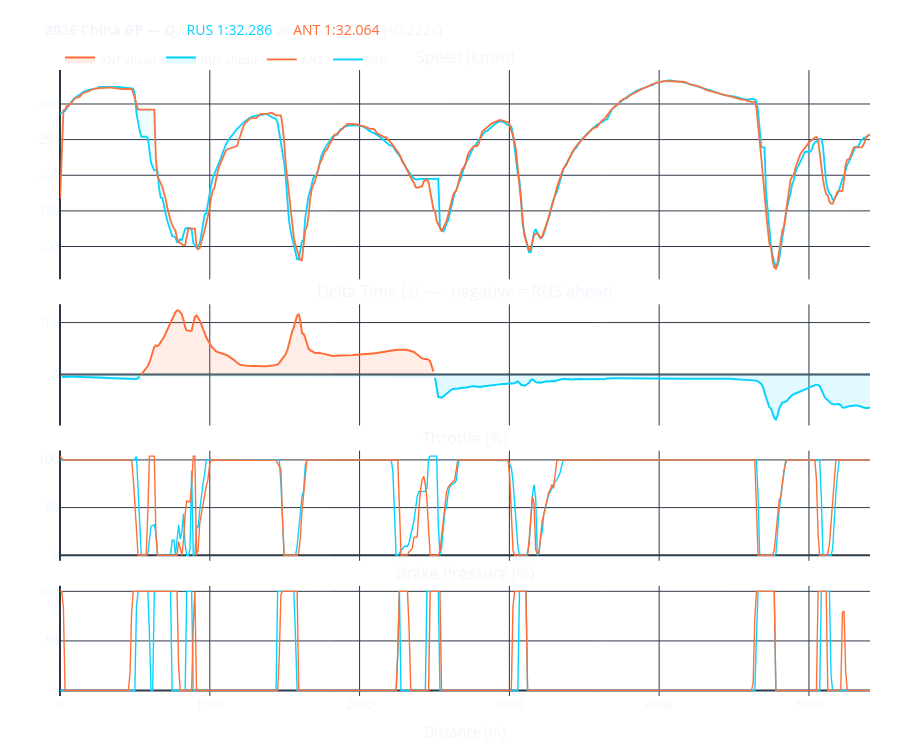

Here is the notebook cell this chart was saved with:
### Markdown cell above
## Cell 5 — Visualizations

Four stacked interactive charts with a shared X axis (track distance).  
Hover to inspect exact values at any point on track. Zoom and pan freely.

### Code cell
fig = make_subplots(
    rows=4, cols=1,
    shared_xaxes=True,
    row_heights=[0.38, 0.22, 0.20, 0.20],
    vertical_spacing=0.04,
    subplot_titles=[
        'Speed (km/h)',
        f'Delta Time (s)  —  negative = {DRIVER_1} ahead',
        'Throttle (%)',
        'Brake Pressure (%)',
    ]
)

dist = df['Distance'].values

def add_sector_shading(fig, sector_bounds, total_dist, n_rows=4):
    """Add alternating sector shading and dashed boundary lines."""
    fill_colors = ['rgba(255,255,255,0.03)', 'rgba(255,255,255,0.0)', 'rgba(255,255,255,0.03)']
    starts = [0] + sector_bounds
    ends   = sector_bounds + [total_dist]
    for row in range(1, n_rows + 1):
        for i, (s, e) in enumerate(zip(starts, ends)):
            fig.add_vrect(x0=s, x1=e, fillcolor=fill_colors[i], line_width=0, row=row, col=1)
        for b in sector_bounds:
            fig.add_vline(x=b, line_dash='dot', line_color='rgba(255,255,255,0.15)', line_width=1, row=row, col=1)
    return fig


# Row 1 — Speed traces with fill between curves
fig.add_trace(go.Scatter(
    x=dist, y=df['Speed_D1'], name=DRIVER_1,
    line=dict(color=COLOR_D1, width=1.8), hovertemplate='%{y:.0f} km/h'
), row=1, col=1)
fig.add_trace(go.Scatter(
    x=dist, y=df['Speed_D2'], name=DRIVER_2,
    line=dict(color=COLOR_D2, width=1.8), hovertemplate='%{y:.0f} km/h'
), row=1, col=1)
fig.add_trace(go.Scatter(
    x=dist, y=df['Speed_D1'],
    fill=None, mode='lines', line=dict(width=0), showlegend=False, hoverinfo='skip'
), row=1, col=1)
fig.add_trace(go.Scatter(
    x=dist, y=df['Speed_D2'],
    fill='tonexty', fillcolor='rgba(0,210,255,0.07)',
    mode='lines', line=dict(width=0), showlegend=False, hoverinfo='skip'
), row=1, col=1)

# Row 2 — Cumulative delta, coloured by which driver is ahead
delta_d1_ahead = np.where(df['Delta'] < 0,  df['Delta'], np.nan)
delta_d2_ahead = np.where(df['Delta'] >= 0, df['Delta'], np.nan)

fig.add_trace(go.Scatter(
    x=dist, y=delta_d1_ahead, name=f'{DRIVER_1} ahead',
    line=dict(color=COLOR_D1, width=2),
    fill='tozeroy', fillcolor='rgba(0,210,255,0.12)',
    hovertemplate='%{y:.3f}s'
), row=2, col=1)
fig.add_trace(go.Scatter(
    x=dist, y=delta_d2_ahead, name=f'{DRIVER_2} ahead',
    line=dict(color=COLOR_D2, width=2),
    fill='tozeroy', fillcolor='rgba(255,107,53,0.12)',
    hovertemplate='%{y:.3f}s'
), row=2, col=1)
fig.add_hline(y=0, line_dash='solid', line_color='rgba(255,255,255,0.2)', line_width=0.8, row=2, col=1)

# Row 3 — Throttle
fig.add_trace(go.Scatter(
    x=dist, y=df['Throttle_D1'],
    line=dict(color=COLOR_D1, width=1.4), showlegend=False, hovertemplate='%{y:.0f}%'
), row=3, col=1)
fig.add_trace(go.Scatter(
    x=dist, y=df['Throttle_D2'],
    line=dict(color=COLOR_D2, width=1.4), showlegend=False, hovertemplate='%{y:.0f}%'
), row=3, col=1)

# Row 4 — Brake
fig.add_trace(go.Scatter(
    x=dist, y=df['Brake_D1'].astype(float) * 100,
    line=dict(color=COLOR_D1, width=1.4), showlegend=False, hovertemplate='%{y:.0f}%'
), row=4, col=1)
fig.add_trace(go.Scatter(
    x=dist, y=df['Brake_D2'].astype(float) * 100,
    line=dict(color=COLOR_D2, width=1.4), showlegend=False, hovertemplate='%{y:.0f}%'
), row=4, col=1)

fig = add_sector_shading(fig, sector_bounds, total_dist)

# Sector labels along the top of the speed chart
sector_midpoints = [
    (0 + sector_bounds[0]) / 2,
    (sector_bounds[0] + sector_bounds[1]) / 2,
    (sector_bounds[1] + total_dist) / 2
]
for i, mid in enumerate(sector_midpoints):
    fig.add_annotation(
        x=mid, y=1.06, text=f'S{i+1}',
        xref='x1', yref='paper',
        showarrow=False,
        font=dict(color='rgba(255,255,255,0.4)', size=10)
    )

fig.update_layout(
    template=CHART_THEME,
    title=dict(
        text=(
            f'<b>{YEAR} {GRAND_PRIX} GP — {SESSION_TYPE}</b>   '
            f'<span style="color:{COLOR_D1}">{DRIVER_1} {format_laptime(t1)}</span> '
            f'vs '
            f'<span style="color:{COLOR_D2}">{DRIVER_2} {format_laptime(t2)}</span> '
            f'({sign}{delta_total:.3f}s)'
        ),
        font=dict(size=14)
    ),
    height=750,
    margin=dict(l=60, r=30, t=70, b=50),
    hovermode='x unified',
    legend=dict(orientation='h', x=0, y=1.04, font=dict(size=11)),
    plot_bgcolor='rgba(0,0,0,0)',
    paper_bgcolor='rgba(0,0,0,0)'
)
fig.update_xaxes(title_text='Distance (m)', row=4, col=1)

fig.show()

if SAVE_HTML:
    fname = EXPORT_DIR / f'{YEAR}_{GRAND_PRIX}_{SESSION_TYPE}_{DRIVER_1}_vs_{DRIVER_2}.html'
    fig.write_html(str(fname))
    print(f'Saved: {fname.resolve()}')

### Figure 1 — Plotly figure (JSON) as saved in the notebook; plotly's stock layout.template omitted (floating-point values rounded to 4 significant figures; data arrays with more than 128 entries replaced by an {"elided": "..."} marker saying what was removed)
{"data": [{"hovertemplate": "%{y:.0f} km/h", "line": {"color": "#00d2ff", "width": 1.8}, "name": "RUS", "x": {"elided": "500 float values"}, "y": {"elided": "500 float values"}, "type": "scatter", "xaxis": "x", "yaxis": "y"}, {"hovertemplate": "%{y:.0f} km/h", "line": {"color": "#ff6b35", "width": 1.8}, "name": "ANT", "x": {"elided": "500 float values"}, "y": {"elided": "500 float values"}, "type": "scatter", "xaxis": "x", "yaxis": "y"}, {"hoverinfo": "skip", "line": {"width": 0}, "mode": "lines", "showlegend": false, "x": {"elided": "500 float values"}, "y": {"elided": "500 float values"}, "type": "scatter", "xaxis": "x", "yaxis": "y"}, {"fill": "tonexty", "fillcolor": "rgba(0,210,255,0.07)", "hoverinfo": "skip", "line": {"width": 0}, "mode": "lines", "showlegend": false, "x": {"elided": "500 float values"}, "y": {"elided": "500 float values"}, "type": "scatter", "xaxis": "x", "yaxis": "y"}, {"fill": "tozeroy", "fillcolor": "rgba(0,210,255,0.12)", "hovertemplate": "%{y:.3f}s", "line": {"color": "#00d2ff", "width": 2}, "name": "RUS ahead", "x": {"elided": "500 float values"}, "y": {"elided": "500 float values"}, "type": "scatter", "xaxis": "x2", "yaxis": "y2"}, {"fill": "tozeroy", "fillcolor": "rgba(255,107,53,0.12)", "hovertemplate": "%{y:.3f}s", "line": {"color": "#ff6b35", "width": 2}, "name": "ANT ahead", "x": {"elided": "500 float values"}, "y": {"elided": "500 float values"}, "type": "scatter", "xaxis": "x2", "yaxis": "y2"}, {"hovertemplate": "%{y:.0f}%", "line": {"color": "#00d2ff", "width": 1.4}, "showlegend": false, "x": {"elided": "500 float values"}, "y": {"elided": "500 float values"}, "type": "scatter", "xaxis": "x3", "yaxis": "y3"}, {"hovertemplate": "%{y:.0f}%", "line": {"color": "#ff6b35", "width": 1.4}, "showlegend": false, "x": {"elided": "500 float values"}, "y": {"elided": "500 float values"}, "type": "scatter", "xaxis": "x3", "yaxis": "y3"}, {"hovertemplate": "%{y:.0f}%", "line": {"color": "#00d2ff", "width": 1.4}, "showlegend": false, "x": {"elided": "500 float values"}, "y": {"elided": "500 float values"}, "type": "scatter", "xaxis": "x4", "yaxis": "y4"}, {"hovertemplate": "%{y:.0f}%", "line": {"color": "#ff6b35", "width": 1.4}, "showlegend": false, "x": {"elided": "500 float values"}, "y": {"elided": "500 float values"}, "type": "scatter", "xaxis": "x4", "yaxis": "y4"}], "layout": {"xaxis": {"anchor": "y", "domain": [0.0, 1.0], "matches": "x4", "showticklabels": false}, "yaxis": {"anchor": "x", "domain": [0.6656, 1.0]}, "xaxis2": {"anchor": "y2", "domain": [0.0, 1.0], "matches": "x4", "showticklabels": false}, "yaxis2": {"anchor": "x2", "domain": [0.432, 0.6256]}, "xaxis3": {"anchor": "y3", "domain": [0.0, 1.0], "matches": "x4", "showticklabels": false}, "yaxis3": {"anchor": "x3", "domain": [0.216, 0.392]}, "xaxis4": {"anchor": "y4", "domain": [0.0, 1.0], "title": {"text": "Distance (m)"}}, "yaxis4": {"anchor": "x4", "domain": [0.0, 0.176]}, "annotations": [{"font": {"size": 16}, "showarrow": false, "text": "Speed (km/h)", "x": 0.5, "xanchor": "center", "xref": "paper", "y": 1.0, "yanchor": "bottom", "yref": "paper"}, {"font": {"size": 16}, "showarrow": false, "text": "Delta Time (s)  —  negative = RUS ahead", "x": 0.5, "xanchor": "center", "xref": "paper", "y": 0.6256, "yanchor": "bottom", "yref": "paper"}, {"font": {"size": 16}, "showarrow": false, "text": "Throttle (%)", "x": 0.5, "xanchor": "center", "xref": "paper", "y": 0.392, "yanchor": "bottom", "yref": "paper"}, {"font": {"size": 16}, "showarrow": false, "text": "Brake Pressure (%)", "x": 0.5, "xanchor": "center", "xref": "paper", "y": 0.176, "yanchor": "bottom", "yref": "paper"}, {"font": {"color": "rgba(255,255,255,0.4)", "size": 10}, "showarrow": false, "text": "S1", "x": 901.3, "xref": "x", "y": 1.06, "yref": "paper"}, {"font": {"color": "rgba(255,255,255,0.4)", "size": 10}, "showarrow": false, "text": "S2", "x": 2704.0, "xref": "x", "y": 1.06, "yref": "paper"}, {"font": {"color": "rgba(255,255,255,0.4)", "size": 10}, "showarrow": false, "text": "S3", "x": 4506.0, "xref": "x", "y": 1.06, "yref": "paper"}], "shapes": [{"line": {"color": "rgba(255,255,255,0.2)", "dash": "solid", "width": 0.8}, "type": "line", "x0": 0, "x1": 1, "xref": "x2 domain", "y0": 0, "y1": 0, "yref": "y2"}, {"fillcolor": "rgba(255,255,255,0.03)", "line": {"width": 0}, "type": "rect", "x0": 0, "x1": 1803.0, "xref": "x", "y0": 0, "y1": 1, "yref": "y domain"}, {"fillcolor": "rgba(255,255,255,0.0)", "line": {"width": 0}, "type": "rect", "x0": 1803.0, "x1": 3605.0, "xref": "x", "y0": 0, "y1": 1, "yref": "y domain"}, {"fillcolor": "rgba(255,255,255,0.03)", "line": {"width": 0}, "type": "rect", "x0": 3605.0, "x1": 5408.0, "xref": "x", "y0": 0, "y1": 1, "yref": "y domain"}, {"line": {"color": "rgba(255,255,255,0.15)", "dash": "dot", "width": 1}, "type": "line", "x0": 1803.0, "x1": 1803.0, "xref": "x", "y0": 0, "y1": 1, "yref": "y domain"}, {"line": {"color": "rgba(255,255,255,0.15)", "dash": "dot", "width": 1}, "type": "line", "x0": 3605.0, "x1": 3605.0, "xref": "x", "y0": 0, "y1": 1, "yref": "y domain"}, {"fillcolor": "rgba(255,255,255,0.03)", "line": {"width": 0}, "type": "rect", "x0": 0, "x1": 1803.0, "xref": "x2", "y0": 0, "y1": 1, "yref": "y2 domain"}, {"fillcolor": "rgba(255,255,255,0.0)", "line": {"width": 0}, "type": "rect", "x0": 1803.0, "x1": 3605.0, "xref": "x2", "y0": 0, "y1": 1, "yref": "y2 domain"}, {"fillcolor": "rgba(255,255,255,0.03)", "line": {"width": 0}, "type": "rect", "x0": 3605.0, "x1": 5408.0, "xref": "x2", "y0": 0, "y1": 1, "yref": "y2 domain"}, {"line": {"color": "rgba(255,255,255,0.15)", "dash": "dot", "width": 1}, "type": "line", "x0": 1803.0, "x1": 1803.0, "xref": "x2", "y0": 0, "y1": 1, "yref": "y2 domain"}, {"line": {"color": "rgba(255,255,255,0.15)", "dash": "dot", "width": 1}, "type": "line", "x0": 3605.0, "x1": 3605.0, "xref": "x2", "y0": 0, "y1": 1, "yref": "y2 domain"}, {"fillcolor": "rgba(255,255,255,0.03)", "line": {"width": 0}, "type": "rect", "x0": 0, "x1": 1803.0, "xref": "x3", "y0": 0, "y1": 1, "yref": "y3 domain"}, {"fillcolor": "rgba(255,255,255,0.0)", "line": {"width": 0}, "type": "rect", "x0": 1803.0, "x1": 3605.0, "xref": "x3", "y0": 0, "y1": 1, "yref": "y3 domain"}, {"fillcolor": "rgba(255,255,255,0.03)", "line": {"width": 0}, "type": "rect", "x0": 3605.0, "x1": 5408.0, "xref": "x3", "y0": 0, "y1": 1, "yref": "y3 domain"}, {"line": {"color": "rgba(255,255,255,0.15)", "dash": "dot", "width": 1}, "type": "line", "x0": 1803.0, "x1": 1803.0, "xref": "x3", "y0": 0, "y1": 1, "yref": "y3 domain"}, {"line": {"color": "rgba(255,255,255,0.15)", "dash": "dot", "width": 1}, "type": "line", "x0": 3605.0, "x1": 3605.0, "xref": "x3", "y0": 0, "y1": 1, "yref": "y3 domain"}, {"fillcolor": "rgba(255,255,255,0.03)", "line": {"width": 0}, "type": "rect", "x0": 0, "x1": 1803.0, "xref": "x4", "y0": 0, "y1": 1, "yref": "y4 domain"}, {"fillcolor": "rgba(255,255,255,0.0)", "line": {"width": 0}, "type": "rect", "x0": 1803.0, "x1": 3605.0, "xref": "x4", "y0": 0, "y1": 1, "yref": "y4 domain"}, {"fillcolor": "rgba(255,255,255,0.03)", "line": {"width": 0}, "type": "rect", "x0": 3605.0, "x1": 5408.0, "xref": "x4", "y0": 0, "y1": 1, "yref": "y4 domain"}, {"line": {"color": "rgba(255,255,255,0.15)", "dash": "dot", "width": 1}, "type": "line", "x0": 1803.0, "x1": 1803.0, "xref": "x4", "y0": 0, "y1": 1, "yref": "y4 domain"}, {"line": {"color": "rgba(255,255,255,0.15)", "dash": "dot", "width": 1}, "type": "line", "x0": 3605.0, "x1": 3605.0, "xref": "x4", "y0": 0, "y1": 1, "yref": "y4 domain"}], "title": {"font": {"size": 14}, "text": "<b>2026 China GP — Q</b>   <span style=\"color:#00d2ff\">RUS 1:32.286</span> vs <span style=\"color:#ff6b35\">ANT 1:32.064</span> (+0.222s)"}, "margin": {"l": 60, "r": 30, "t": 70, "b": 50}, "legend": {"font": {"size": 11}, "orientation": "h", "x": 0, "y": 1.04}, "height": 750, "hovermode": "x unified", "plot_bgcolor": "rgba(0,0,0,0)", "paper_bgcolor": "rgba(0,0,0,0)"}}
